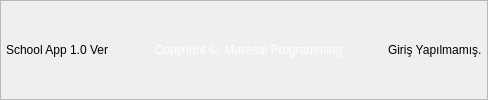
     <widget class="QFrame" name="footerFrame">
      <property name="minimumSize">
       <size>
        <width>0</width>
        <height>30</height>
       </size>
      </property>
      <property name="maximumSize">
       <size>
        <width>16777215</width>
        <height>16777215</height>
       </size>
      </property>
      <property name="frameShape">
       <enum>QFrame::StyledPanel</enum>
      </property>
      <property name="frameShadow">
       <enum>QFrame::Raised</enum>
      </property>
      <layout class="QHBoxLayout" name="horizontalLayout_3">
       <property name="spacing">
        <number>5</number>
       </property>
       <property name="leftMargin">
        <number>5</number>
       </property>
       <property name="topMargin">
        <number>0</number>
       </property>
       <property name="rightMargin">
        <number>5</number>
       </property>
       <property name="bottomMargin">
        <number>0</number>
       </property>
       <item>
        <widget class="QLabel" name="prgVersionLbl">
         <property name="text">
          <string>School App 1.0 Ver</string>
         </property>
        </widget>
       </item>
       <item>
        <spacer name="horizontalSpacer">
         <property name="orientation">
          <enum>Qt::Horizontal</enum>
         </property>
         <property name="sizeHint" stdset="0">
          <size>
           <width>40</width>
           <height>20</height>
          </size>
         </property>
        </spacer>
       </item>
       <item>
        <widget class="QLabel" name="copyright">
         <property name="styleSheet">
          <string notr="true">#copyright{
	font: 75 italic 10pt &quot;Century Gothic&quot;;
	color: rgb(255, 255, 255);
}</string>
         </property>
         <property name="text">
          <string>Copyright ©  Maresal Programming</string>
         </property>
         <property name="alignment">
          <set>Qt::AlignCenter</set>
         </property>
        </widget>
       </item>
       <item>
        <spacer name="horizontalSpacer_12">
         <property name="orientation">
          <enum>Qt::Horizontal</enum>
         </property>
         <property name="sizeHint" stdset="0">
          <size>
           <width>40</width>
           <height>20</height>
          </size>
         </property>
        </spacer>
       </item>
       <item>
        <widget class="QLabel" name="userStatusLbl">
         <property name="text">
          <string>Giriş Yapılmamış.</string>
         </property>
        </widget>
       </item>
      </layout>
     </widget>
